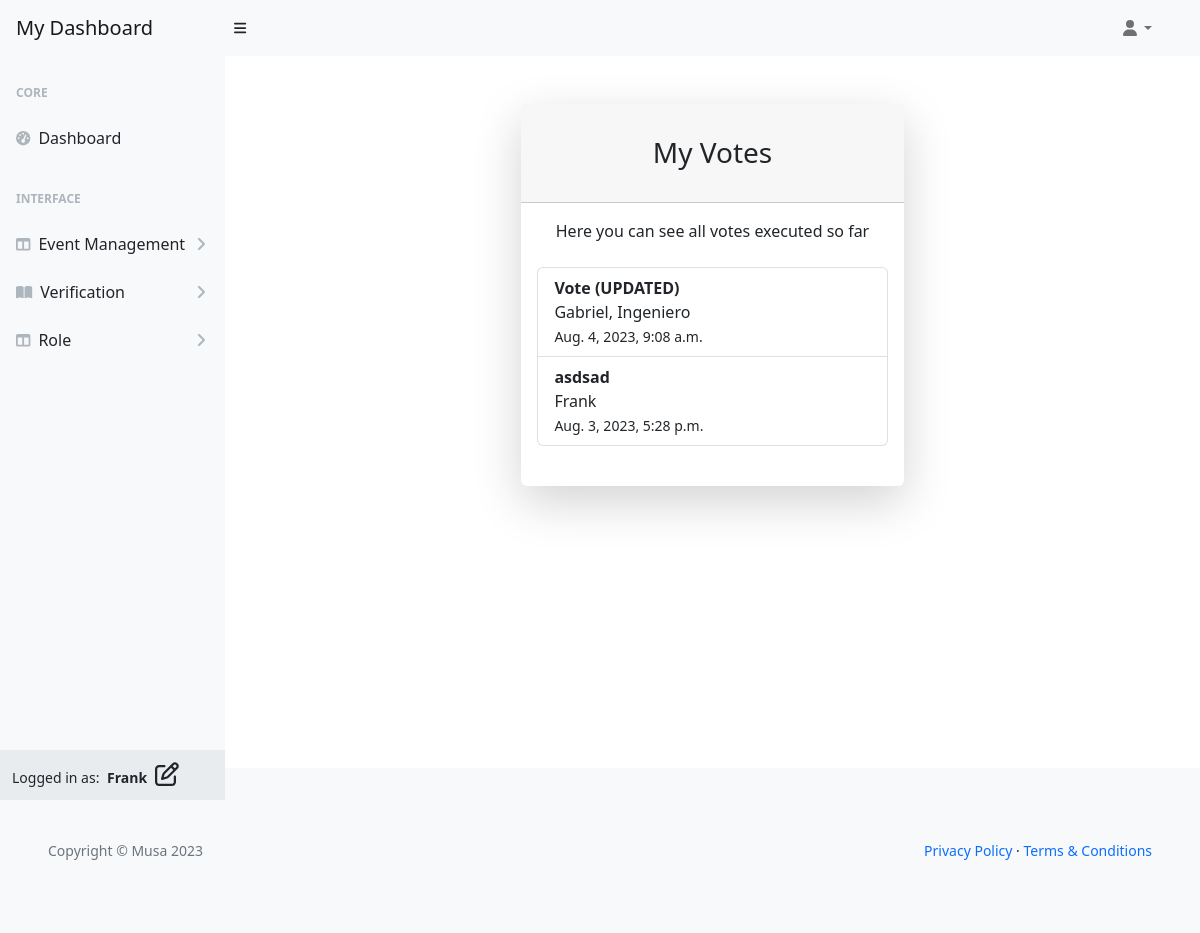
Before: /user/votes/ (signed in) with the older database file.
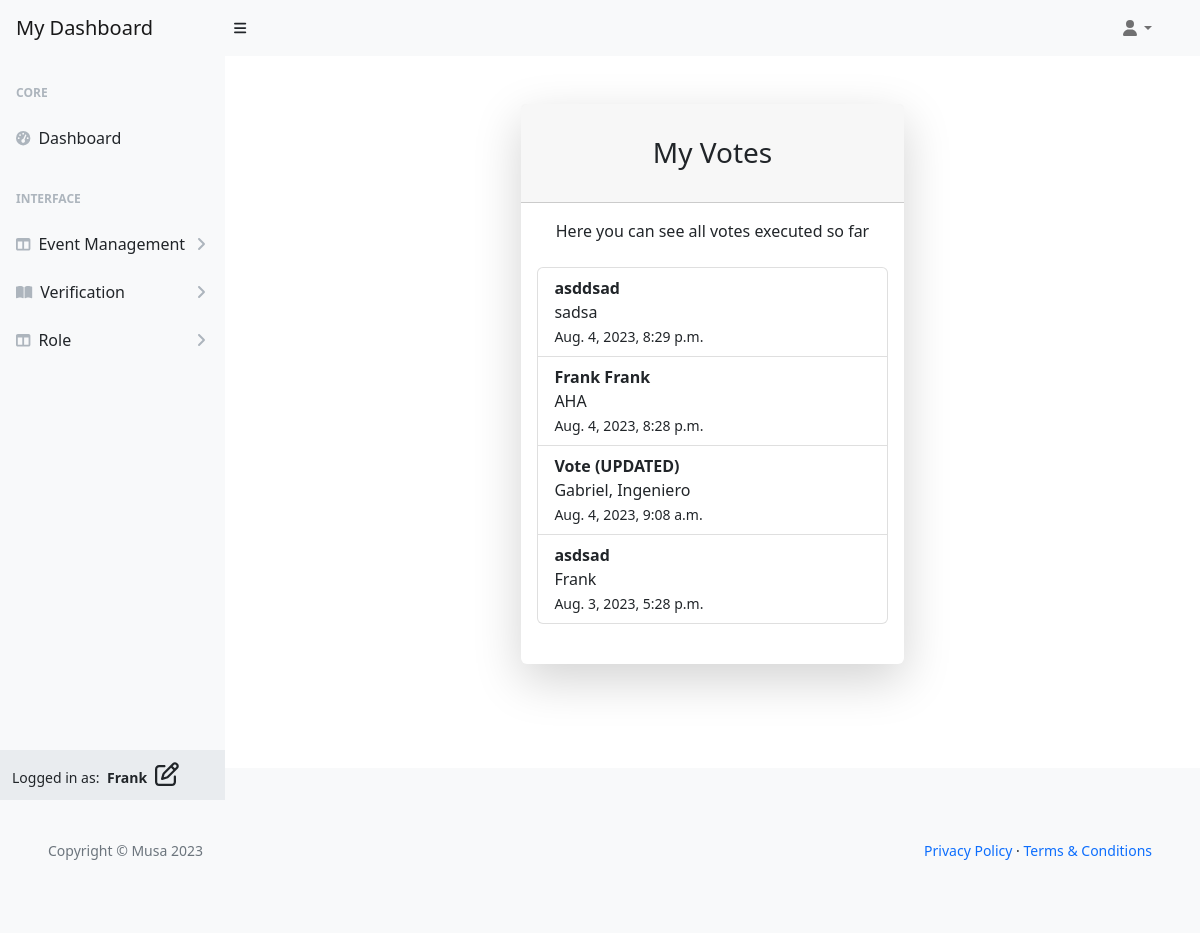
After: the same page with the newer database file.
### vote_management/models.py (models this page shows, shortened)
class VoteRecord(models.Model):
    voter = models.ForeignKey(
        'musa.UserProfile', on_delete=models.CASCADE, related_name="voter_record")
    vote_card = models.ForeignKey(
        VoteCard, on_delete=models.CASCADE, related_name="votecard_record")
    elected_person = models.ForeignKey('ElectedPerson',
                                       on_delete=models.CASCADE,
                                       related_name="elected_record")
    timestamp = models.DateTimeField(auto_now_add=True)
    class Meta:
        ordering = ['timestamp']

class VoteCard(models.Model):
    title = models.CharField(max_length=80, unique=True)
    slug = models.SlugField(max_length=200, unique=True)
    author = models.ForeignKey(
        'musa.UserProfile', on_delete=models.CASCADE, related_name="card_author")
    category = models.ForeignKey(
        Category, on_delete=models.CASCADE, related_name="categories")
    mission = models.CharField(max_length=80)
    location = models.CharField(max_length=80)
    description = models.TextField(max_length=264)
    expire = models.DateField()
    event_image = CloudinaryField('image', default='placeholder')
    vote_record = models.ManyToManyField('musa.UserProfile', through='VoteRecord',
                                         related_name='user_votes', blank=True)
    candidates = models.ManyToManyField('ElectedPerson', related_name='vote_cards',
                                        blank=True)
    status = models.IntegerField(choices=STATUS, default=0)
    excerpt = models.TextField(blank=True)
    type = models.IntegerField(choices=CARD_TYPE, default=0)
    created_on = models.DateField(auto_now_add=True)
    class Meta:
        ordering = ['-created_on']
    def __str__(self):
        return self.title

class ElectedPerson(models.Model):
    name = models.CharField(max_length=80, unique=True)
    is_elected = models.BooleanField(default=False)
    vote_card = models.ForeignKey(
        VoteCard, on_delete=models.CASCADE, related_name="vote_candidate", blank=True)
    class Meta:
        ordering = ['name']
    def __str__(self):
        return self.name

### vote_management/views.py (the view)
# urls.py: path('user/votes/', UserVotes.as_view(),
class UserVotes(UserRequiredMixin, generic.ListView):
    model = VoteRecord
    template_name = 'backend/user-dashboard/user_votes.html'
    paginate_by = 10
    def get_context_data(self, **kwargs):
        context = super().get_context_data(**kwargs)
        user_votes = VoteRecord.objects.filter(
            voter=self.request.user).order_by('-timestamp')
        context['user_votes'] = user_votes
        return context

### user_profile/views.py (called while the page is built)
    def test_func(self):
        user_profile = self.request.user
        return user_profile.is_authenticated and (
            user_profile.role in [0, 1]
        )

### templates/backend/user-dashboard/user_votes.html (shortened to what this page needs)
{% extends "backend/user-dashboard/base.html" %}
{% load i18n %}
{% block content %}
<div id="layoutSidenav_content">
    <main>
        <div class="container">
            <div class="row justify-content-center">
                <div class="col-lg-5">
                    <div class="card shadow-lg border-0 rounded-lg my-5">
                        <div class="card-header">
                            <h3 class="text-center font-weight-light my-4">My Votes</h3>
                        </div>
                        <div class="card-body">
                            <p class="text-center">Here you can see all votes executed so far</p>
                            <ul class="list-group my-4">
                                {% for vote in user_votes.all %}
                                <li class="list-group-item">
                                    <strong>{{ vote.vote_card }}</strong><br>{{ vote.elected_person }}<br>
                                    <small>{{ vote.timestamp }}</small>
                                </li>
                                {% endfor %}
                            </ul>
                        </div>
                    </div>
                </div>
            </div>
        </div>
    </main>
</div>
{% endblock %}

Changed rows visible on the page:
added VoteRecord: vote_card "asddsad", elected_person "sadsa", timestamp "Aug. 4, 2023, 8:29 p.m."
added VoteRecord: vote_card "Frank Frank", elected_person "AHA", timestamp "Aug. 4, 2023, 8:28 p.m."
